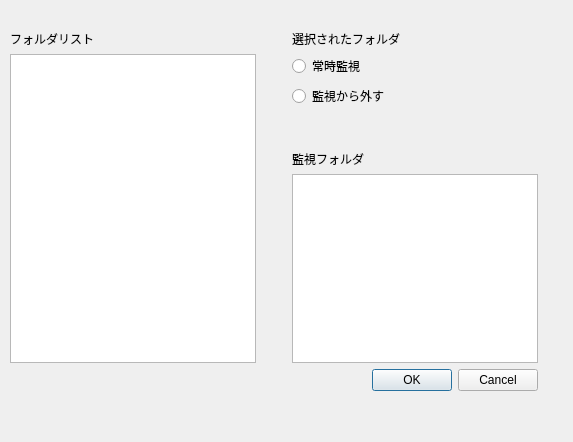
<?xml version="1.0" encoding="UTF-8"?>
<ui version="4.0">
 <class>FolderManagerDialog</class>
 <widget class="QDialog" name="FolderManagerDialog">
  <property name="geometry">
   <rect>
    <x>0</x>
    <y>0</y>
    <width>573</width>
    <height>442</height>
   </rect>
  </property>
  <property name="windowTitle">
   <string>Dialog</string>
  </property>
  <widget class="QWidget" name="layoutWidget">
   <property name="geometry">
    <rect>
     <x>10</x>
     <y>30</y>
     <width>528</width>
     <height>361</height>
    </rect>
   </property>
   <layout class="QVBoxLayout" name="verticalLayout_5">
    <item>
     <layout class="QHBoxLayout" name="horizontalLayout_2">
      <item>
       <layout class="QVBoxLayout" name="verticalLayout">
        <item>
         <widget class="QLabel" name="label">
          <property name="text">
           <string>フォルダリスト</string>
          </property>
         </widget>
        </item>
        <item>
         <widget class="QTreeView" name="treeDirView"/>
        </item>
       </layout>
      </item>
      <item>
       <spacer name="horizontalSpacer_3">
        <property name="orientation">
         <enum>Qt::Horizontal</enum>
        </property>
        <property name="sizeHint" stdset="0">
         <size>
          <width>40</width>
          <height>20</height>
         </size>
        </property>
       </spacer>
      </item>
      <item>
       <layout class="QVBoxLayout" name="verticalLayout_4">
        <item>
         <layout class="QHBoxLayout" name="horizontalLayout">
          <item>
           <layout class="QVBoxLayout" name="verticalLayout_2">
            <item>
             <widget class="QLabel" name="label_2">
              <property name="text">
               <string>選択されたフォルダ</string>
              </property>
             </widget>
            </item>
            <item>
             <widget class="QRadioButton" name="radioButton">
              <property name="text">
               <string>常時監視</string>
              </property>
              <property name="icon">
               <iconset resource="../resource.qrc">
                <normaloff>:/images/icon/arrow_refresh.png</normaloff>:/images/icon/arrow_refresh.png</iconset>
              </property>
             </widget>
            </item>
            <item>
             <widget class="QRadioButton" name="radioButton_2">
              <property name="text">
               <string>監視から外す</string>
              </property>
              <property name="icon">
               <iconset resource="../resource.qrc">
                <normaloff>:/images/icon/cross.png</normaloff>:/images/icon/cross.png</iconset>
              </property>
             </widget>
            </item>
            <item>
             <spacer name="verticalSpacer">
              <property name="orientation">
               <enum>Qt::Vertical</enum>
              </property>
              <property name="sizeHint" stdset="0">
               <size>
                <width>20</width>
                <height>40</height>
               </size>
              </property>
             </spacer>
            </item>
           </layout>
          </item>
          <item>
           <spacer name="horizontalSpacer">
            <property name="orientation">
             <enum>Qt::Horizontal</enum>
            </property>
            <property name="sizeHint" stdset="0">
             <size>
              <width>40</width>
              <height>20</height>
             </size>
            </property>
           </spacer>
          </item>
         </layout>
        </item>
        <item>
         <layout class="QVBoxLayout" name="verticalLayout_3">
          <item>
           <widget class="QLabel" name="label_3">
            <property name="text">
             <string>監視フォルダ</string>
            </property>
           </widget>
          </item>
          <item>
           <widget class="QListWidget" name="listWidget"/>
          </item>
         </layout>
        </item>
       </layout>
      </item>
     </layout>
    </item>
    <item>
     <layout class="QHBoxLayout" name="horizontalLayout_3">
      <item>
       <spacer name="horizontalSpacer_2">
        <property name="orientation">
         <enum>Qt::Horizontal</enum>
        </property>
        <property name="sizeHint" stdset="0">
         <size>
          <width>308</width>
          <height>20</height>
         </size>
        </property>
       </spacer>
      </item>
      <item>
       <widget class="QDialogButtonBox" name="buttonBox_2">
        <property name="standardButtons">
         <set>QDialogButtonBox::Cancel|QDialogButtonBox::Ok</set>
        </property>
       </widget>
      </item>
     </layout>
    </item>
   </layout>
  </widget>
 </widget>
 <resources>
  <include location="../resource.qrc"/>
 </resources>
 <connections/>
</ui>
